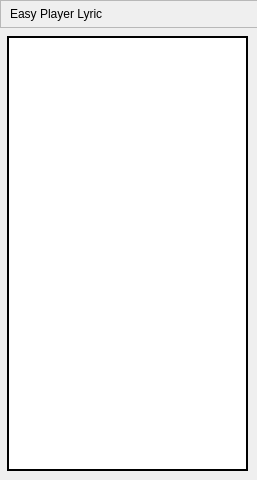
<?xml version="1.0" encoding="UTF-8"?>
<ui version="4.0">
 <class>QShowLrc</class>
 <widget class="QWidget" name="QShowLrc">
  <property name="geometry">
   <rect>
    <x>0</x>
    <y>0</y>
    <width>257</width>
    <height>480</height>
   </rect>
  </property>
  <property name="windowTitle">
   <string>Easy Player Lyric</string>
  </property>
  <property name="styleSheet">
   <string notr="true"/>
  </property>
  <widget class="QTextEdit" name="textEdit">
   <property name="geometry">
    <rect>
     <x>7</x>
     <y>36</y>
     <width>241</width>
     <height>435</height>
    </rect>
   </property>
   <property name="autoFillBackground">
    <bool>true</bool>
   </property>
   <property name="frameShape">
    <enum>QFrame::WinPanel</enum>
   </property>
   <property name="frameShadow">
    <enum>QFrame::Plain</enum>
   </property>
   <property name="lineWidth">
    <number>-5</number>
   </property>
   <property name="midLineWidth">
    <number>-5</number>
   </property>
  </widget>
  <widget class="QFrame" name="frame">
   <property name="geometry">
    <rect>
     <x>0</x>
     <y>0</y>
     <width>261</width>
     <height>28</height>
    </rect>
   </property>
   <property name="styleSheet">
    <string notr="true"/>
   </property>
   <property name="frameShape">
    <enum>QFrame::StyledPanel</enum>
   </property>
   <property name="frameShadow">
    <enum>QFrame::Raised</enum>
   </property>
   <widget class="QLabel" name="lb_onPlay">
    <property name="geometry">
     <rect>
      <x>10</x>
      <y>4</y>
      <width>111</width>
      <height>20</height>
     </rect>
    </property>
    <property name="text">
     <string>Easy Player Lyric</string>
    </property>
   </widget>
   <widget class="QPushButton" name="pb_close">
    <property name="geometry">
     <rect>
      <x>224</x>
      <y>0</y>
      <width>28</width>
      <height>28</height>
     </rect>
    </property>
    <property name="text">
     <string/>
    </property>
    <property name="flat">
     <bool>true</bool>
    </property>
   </widget>
  </widget>
 </widget>
 <resources/>
 <connections/>
</ui>
